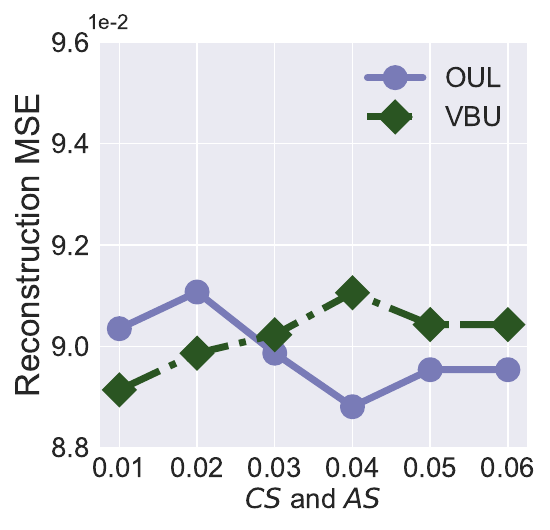

Here is the Python script that generated this plot:


import numpy as np
import matplotlib.pyplot as plt

epsilon = 3
beta = 1 / epsilon


x=[1, 2, 3, 4, 5, 6]
# validation_for_plt =[97,95.8600, 94.9400, 93.5400, 93.2400]
# attack_for_plt=[0, 0.3524, 0, 0.1762, 0.1762]
# basic_for_plt=[99.8, 99.8, 99.8, 99.8, 99.8]

labels = ['0.01', '0.02', '0.03', '0.04', '0.05', '0.06']
# unl_org = [97.77, 97.55, 97.35, 97.29, 97.21, 97.21]

# unl_hess_r = [96.6, 96.66, 96.04, 95.94, 95.85, 97.21]
OUL = [0.09035, 0.0910740, 0.089866, 0.0888096, 0.08954, 0.08954]

org_acc = [0.9958, 0.9975, 0.9983, 0.9967, 0.9942, 0.9972]

vbu_acc = [0.08914165, 0.089867, 0.09023, 0.091059, 0.090431, 0.090431]
# unl_ss_wo = [94.32, 94.53, 94.78, 93.38, 94.04, 97.21]


for i in range(len(OUL)):
    OUL[i] = OUL[i]*100
    org_acc[i] = org_acc[i]*100
    vbu_acc[i] = vbu_acc[i]*100

plt.style.use('seaborn')
plt.figure(figsize=(5.5, 5.3))
l_w=5
m_s=15
marker_s = 3
markevery=1
#plt.figure(figsize=(8, 5.3))
#plt.plot(x, unl_fr, color='blue', marker='^', label='Retrain',linewidth=l_w, markersize=m_s)
plt.plot(x, OUL, linestyle='-', color='#797BB7', marker='o', fillstyle='full', markevery=markevery,
         label='OUL', linewidth=l_w, markersize=m_s, markeredgewidth=marker_s)

#plt.plot(x, unl_ss_w, color='g',  marker='*',  label='PriMU$_{w}$',linewidth=l_w, markersize=m_s)
#plt.plot(x, org_acc, linestyle='--', color='#9BC985',  marker='s', fillstyle='full', markevery=markevery, label='Origin',linewidth=l_w, markersize=m_s, markeredgewidth=marker_s)



plt.plot(x, vbu_acc, linestyle='-.', color='#2A5522',  marker='D', fillstyle='full', markevery=markevery,
         label='VBU',linewidth=l_w, markersize=m_s, markeredgewidth=marker_s)

# plt.grid()
leg = plt.legend(fancybox=True, shadow=True)
# plt.xlabel('Malicious Client Ratio (%)' ,fontsize=16)
plt.ylabel('Reconstruction MSE' ,fontsize=24)
my_y_ticks = np.arange(8.8, 9.8, 0.2)
plt.yticks(my_y_ticks,fontsize=20)
plt.xlabel('$\it{CS}$ and $\it{AS}$' ,fontsize=20)

plt.xticks(x, labels, fontsize=20)
# plt.title('CIFAR10 IID')

plt.annotate(r"1e-2", xy=(0.1, 1.01), xycoords='axes fraction', xytext=(-10, 10), textcoords='offset points', ha='right', va='center', fontsize=15)


# plt.title('(c) Utility Preservation', fontsize=24)
plt.legend(loc='best',fontsize=20)
plt.tight_layout()
#plt.title("MNIST")
plt.rcParams['figure.figsize'] = (2.0, 1)
plt.rcParams['image.interpolation'] = 'nearest'
plt.rcParams['figure.subplot.left'] = 0.11
plt.rcParams['figure.subplot.bottom'] = 0.08
plt.rcParams['figure.subplot.right'] = 0.977
plt.rcParams['figure.subplot.top'] = 0.969
plt.savefig('CelebA_recon_mse_cs_as.pdf', format='pdf', dpi=200)
plt.show()